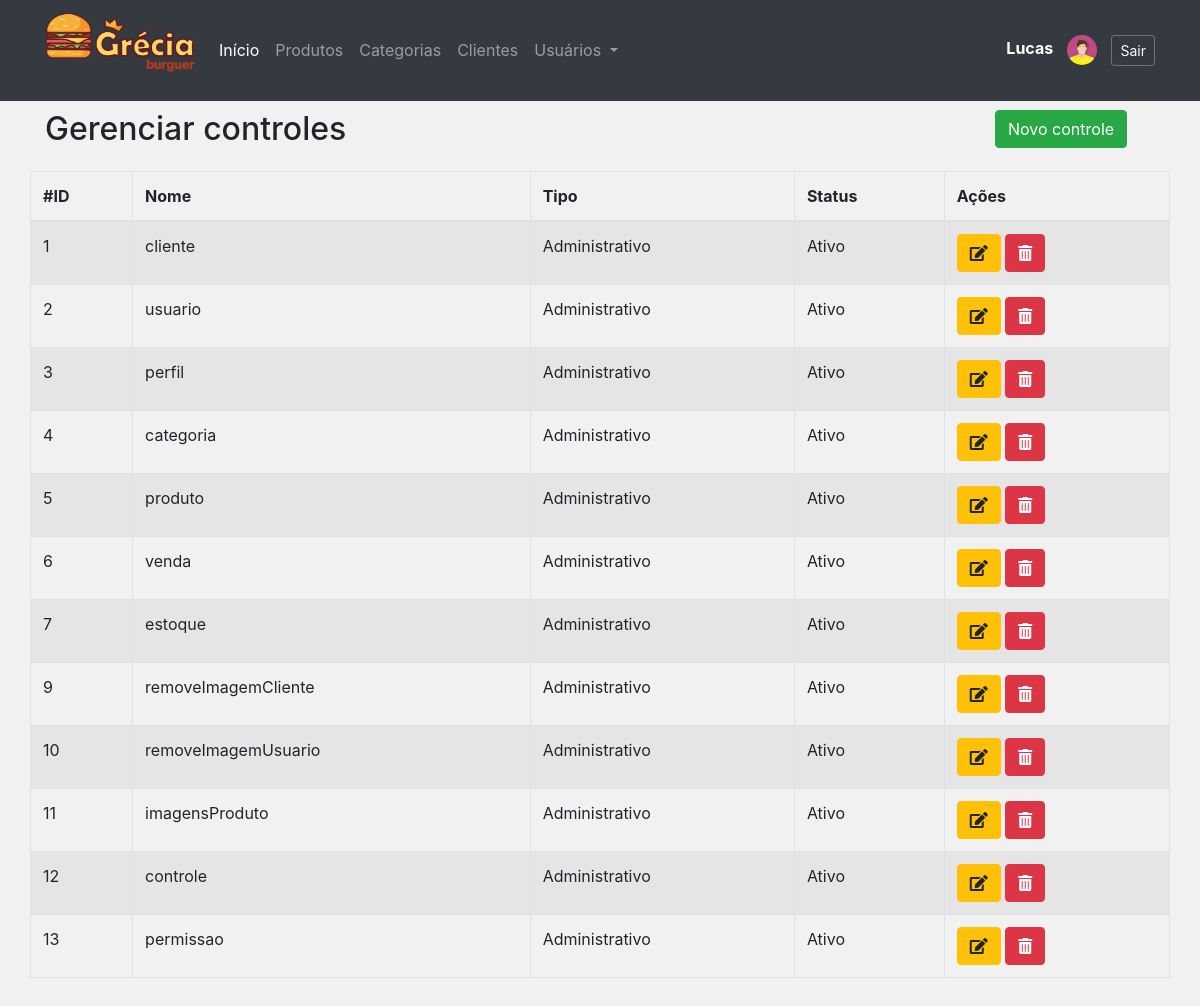
The app's page /admin/controles.php (signed in) with its own data.
### tables this page shows
CREATE TABLE `controles` (
  `id` int NOT NULL AUTO_INCREMENT,
  `nome` varchar(50) NOT NULL,
  `status` char(1) NOT NULL DEFAULT '1',
  `tipo` enum('Administrativo','Front') DEFAULT 'Administrativo',
  PRIMARY KEY (`id`)
);

### admin/includes/funcoes.php (called while the page is built, shortened)
<?php
function retornaControle($controle = '')
{
	$permissoes = [];
	foreach($_SESSION['permissoes'] as $key => $data) {
	    if(array_search($controle, $_SESSION['permissoes'][$key])) {
			$permissoes = $_SESSION['permissoes'][$key];
			break;
		}
	}
	return $permissoes;
}

### admin/classes/Model.php (called while the page is built, shortened)
<?php
require 'Conexao.php';
class Model
{
	protected $tabela;
	protected $class;
	protected $db;
	public function __construct()
	{
		$conexao = new Conexao();
		$this->db = $conexao->conectar();
	}
    public function listar($condicao = '')
    {
        $where = '';
    	$sql = "SELECT * FROM {$this->tabela} {$where}";
    	$stmt = $this->db->prepare($sql);
    	$stmt->setFetchMode(PDO::FETCH_CLASS, $this->class);
    	$stmt->execute();
    	return $stmt->fetchAll();
    }
}

### admin/classes/Conexao.php (called while the page is built, shortened)
<?php
class Conexao
{
	private $host;
	private $user;
	private $password;
	public function __construct() {
		$this->host = 'mysql:host=localhost;dbname=lanchonete_api';
		$this->user = 'root';
		$this->password = 'root';
	}
    public function conectar() {
    	try {
			$conn = new PDO(
							$this->host,
							$this->user,
							$this->password
						);
			return $conn;
		} catch (PDOException $e) {
			echo 'Erro na conexao. Erro reportado: ' . $e->getMessage();
			exit;
		}
    }
}

### admin/classes/ControleDAO.php (called while the page is built, shortened)
<?php
require_once 'Model.php';
class ControleDAO extends Model
{
    public function __construct()
    {
        $this->tabela = 'controles';
        $this->class = 'Controle';
    }
}

### admin/classes/Controle.php (called while the page is built, shortened)
<?php
class Controle
{
	private $id;
	private $nome;
	private $status;
	private $tipo;
    public function getId()
    {
        return $this->id;
    }
    public function getNome()
    {
        return $this->nome;
    }
    public function getStatus()
    {
        return $this->status;
    }
    public function getTipo()
    {
        return $this->tipo;
    }
}

### admin/controles.php (the view, shortened to what this page needs)
<?php include './layout/header.php'; ?>
<?php include './layout/menu.php'; ?>
<?php
$permissoes = retornaControle('controle');
require 'classes/Controle.php';
require 'classes/ControleDAO.php';
$controleDAO = new ControleDAO();
$controles = $controleDAO->listar();
?>
<div class="row" style="margin-top:40px">
	<div class="col-10">
		<h2>Gerenciar controles</h2>
	</div>
	<?php if($permissoes['insert']): ?>
	<div class="col-2">
		<a href="form_controle.php" class="btn btn-success">Novo controle</a>
	</div>
	<?php endif; ?>
</div>
<div class="row">
	<table class="table table-hover table-bordered table-striped table-responsive-lg">
		<thead>
			<tr>
				<th>#ID</th>
				<th>Nome</th>
				<th>Tipo</th>
				<th>Status</th>
				<th>Ações</th>
			</tr>
		</thead>
		<tbody>
			<?php foreach($controles as $controle){ ?>
			<tr>
				<td><?= $controle->getId() ?></td>
				<td><?= $controle->getNome() ?></td>
				<td><?= $controle->getTipo() ?></td>
				<td><?= ($controle->getStatus() == 1 ? 'Ativo' : 'Inativo') ?></td>
				<td>
					<?php if($permissoes['update'] || $permissoes['show']): ?>
					<a href="form_controle.php?id=<?= $controle->getId() ?>"  class="btn btn-warning" data-toggle="tooltip" title="Exibir/Editar controle">
						<i class="fas fa-edit"></i>
					</a>
					<?php endif; ?>
					<?php if($permissoes['delete']): ?>
					<a href="controle_controle.php?acao=deletar&id=<?= $controle->getId() ?>" onclick="return confirm('Deseja realmente excluir?')" class="btn btn-danger" data-toggle="tooltip" title="Excluir controle">
						<i class="fas fa-trash-alt"></i>
					</a>
					<?php endif; ?>
				</td>
			</tr>
			<?php } ?>
		</tbody>
	</table>
</div>
<?php include './layout/footer.php'; ?>

### admin/assets/css/estilo.css (style rules this page uses)
body { background: #f1f1f1; }
.row { margin-bottom: 15px; }

### admin/assets/css/all.css (style rules this page uses)
.fa, .fas, .far, .fal, .fad, .fab { -moz-osx-font-smoothing: grayscale; -webkit-font-smoothing: antialiased; display: inline-block; font-style: normal; font-variant: normal; text-rendering: auto; line-height: 1; }
.fa-edit:before { content: "\f044"; }
.fa-trash-alt:before { content: "\f2ed"; }
.fa, .fas { font-family: 'Font Awesome 5 Free'; font-weight: 900; }

### records on screen
controles: id "1", nome "cliente", tipo "Administrativo", status "Ativo"
controles: id "2", nome "usuario", tipo "Administrativo", status "Ativo"
controles: id "3", nome "perfil", tipo "Administrativo", status "Ativo"
controles: id "4", nome "categoria", tipo "Administrativo", status "Ativo"
controles: id "5", nome "produto", tipo "Administrativo", status "Ativo"
controles: id "6", nome "venda", tipo "Administrativo", status "Ativo"
controles: id "7", nome "estoque", tipo "Administrativo", status "Ativo"
controles: id "9", nome "removeImagemCliente", tipo "Administrativo", status "Ativo"
controles: id "10", nome "removeImagemUsuario", tipo "Administrativo", status "Ativo"
controles: id "11", nome "imagensProduto", tipo "Administrativo", status "Ativo"
controles: id "12", nome "controle", tipo "Administrativo", status "Ativo"
controles: id "13", nome "permissao", tipo "Administrativo", status "Ativo"

### other values on screen
$_SESSION['nome'] "Lucas"
